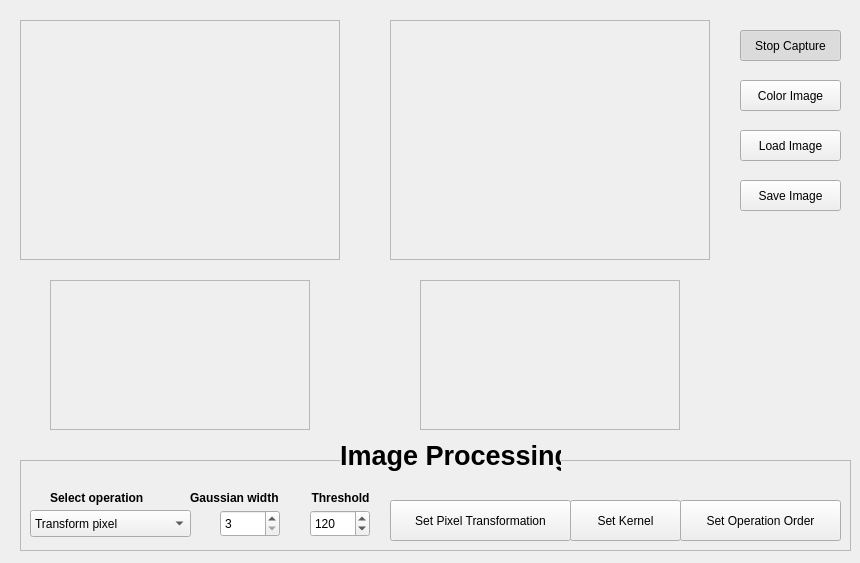
<?xml version="1.0" encoding="UTF-8"?>
<ui version="4.0">
 <class>MainWindow</class>
 <widget class="QWidget" name="MainWindow">
  <property name="geometry">
   <rect>
    <x>0</x>
    <y>0</y>
    <width>860</width>
    <height>563</height>
   </rect>
  </property>
  <property name="windowTitle">
   <string>Proyecto de Visión Artificial</string>
  </property>
  <widget class="QFrame" name="imageFrameS">
   <property name="geometry">
    <rect>
     <x>20</x>
     <y>20</y>
     <width>320</width>
     <height>240</height>
    </rect>
   </property>
   <property name="frameShape">
    <enum>QFrame::StyledPanel</enum>
   </property>
   <property name="frameShadow">
    <enum>QFrame::Raised</enum>
   </property>
  </widget>
  <widget class="QFrame" name="imageFrameD">
   <property name="geometry">
    <rect>
     <x>390</x>
     <y>20</y>
     <width>320</width>
     <height>240</height>
    </rect>
   </property>
   <property name="frameShape">
    <enum>QFrame::StyledPanel</enum>
   </property>
   <property name="frameShadow">
    <enum>QFrame::Raised</enum>
   </property>
  </widget>
  <widget class="QPushButton" name="captureButton">
   <property name="geometry">
    <rect>
     <x>740</x>
     <y>30</y>
     <width>101</width>
     <height>31</height>
    </rect>
   </property>
   <property name="text">
    <string>Stop Capture</string>
   </property>
   <property name="checkable">
    <bool>true</bool>
   </property>
   <property name="checked">
    <bool>true</bool>
   </property>
  </widget>
  <widget class="QPushButton" name="colorButton">
   <property name="geometry">
    <rect>
     <x>740</x>
     <y>80</y>
     <width>101</width>
     <height>31</height>
    </rect>
   </property>
   <property name="text">
    <string>Color Image</string>
   </property>
   <property name="checkable">
    <bool>true</bool>
   </property>
   <property name="checked">
    <bool>false</bool>
   </property>
  </widget>
  <widget class="QPushButton" name="loadButton">
   <property name="geometry">
    <rect>
     <x>740</x>
     <y>130</y>
     <width>101</width>
     <height>31</height>
    </rect>
   </property>
   <property name="text">
    <string>Load Image</string>
   </property>
   <property name="checkable">
    <bool>false</bool>
   </property>
   <property name="checked">
    <bool>false</bool>
   </property>
  </widget>
  <widget class="QFrame" name="processingFrame">
   <property name="geometry">
    <rect>
     <x>20</x>
     <y>460</y>
     <width>831</width>
     <height>91</height>
    </rect>
   </property>
   <property name="frameShape">
    <enum>QFrame::StyledPanel</enum>
   </property>
   <property name="frameShadow">
    <enum>QFrame::Raised</enum>
   </property>
   <widget class="QComboBox" name="operationComboBox">
    <property name="geometry">
     <rect>
      <x>10</x>
      <y>50</y>
      <width>161</width>
      <height>27</height>
     </rect>
    </property>
    <item>
     <property name="text">
      <string>Transform pixel</string>
     </property>
    </item>
    <item>
     <property name="text">
      <string>Thresholding</string>
     </property>
    </item>
    <item>
     <property name="text">
      <string>Equalize</string>
     </property>
    </item>
    <item>
     <property name="text">
      <string>Gaussian Blur</string>
     </property>
    </item>
    <item>
     <property name="text">
      <string>Median Blur</string>
     </property>
    </item>
    <item>
     <property name="text">
      <string>Linear Filter</string>
     </property>
    </item>
    <item>
     <property name="text">
      <string>Dilate</string>
     </property>
    </item>
    <item>
     <property name="text">
      <string>Erode</string>
     </property>
    </item>
    <item>
     <property name="text">
      <string>Apply several...</string>
     </property>
    </item>
    <item>
     <property name="text">
      <string>Cross Dilation</string>
     </property>
    </item>
    <item>
     <property name="text">
      <string>Ellipse Erode</string>
     </property>
    </item>
   </widget>
   <widget class="QLabel" name="operationLabel">
    <property name="geometry">
     <rect>
      <x>30</x>
      <y>30</y>
      <width>121</width>
      <height>17</height>
     </rect>
    </property>
    <property name="text">
     <string>&lt;html&gt;&lt;head/&gt;&lt;body&gt;&lt;p&gt;&lt;span style=&quot; font-weight:600;&quot;&gt;Select operation&lt;/span&gt;&lt;/p&gt;&lt;/body&gt;&lt;/html&gt;</string>
    </property>
   </widget>
   <widget class="QLabel" name="gaussianLabel">
    <property name="geometry">
     <rect>
      <x>170</x>
      <y>30</y>
      <width>111</width>
      <height>17</height>
     </rect>
    </property>
    <property name="text">
     <string>&lt;html&gt;&lt;head/&gt;&lt;body&gt;&lt;p&gt;&lt;span style=&quot; font-weight:600;&quot;&gt;Gaussian width&lt;/span&gt;&lt;/p&gt;&lt;/body&gt;&lt;/html&gt;</string>
    </property>
   </widget>
   <widget class="QSpinBox" name="thresholdSpinBox">
    <property name="geometry">
     <rect>
      <x>290</x>
      <y>50</y>
      <width>60</width>
      <height>27</height>
     </rect>
    </property>
    <property name="maximum">
     <number>255</number>
    </property>
    <property name="value">
     <number>120</number>
    </property>
   </widget>
   <widget class="QLabel" name="gaussianLabel_2">
    <property name="geometry">
     <rect>
      <x>280</x>
      <y>30</y>
      <width>81</width>
      <height>17</height>
     </rect>
    </property>
    <property name="text">
     <string>&lt;html&gt;&lt;head/&gt;&lt;body&gt;&lt;p align=&quot;center&quot;&gt;&lt;span style=&quot; font-weight:600;&quot;&gt;Threshold&lt;/span&gt;&lt;/p&gt;&lt;/body&gt;&lt;/html&gt;</string>
    </property>
   </widget>
   <widget class="QPushButton" name="kernelButton">
    <property name="geometry">
     <rect>
      <x>550</x>
      <y>40</y>
      <width>111</width>
      <height>41</height>
     </rect>
    </property>
    <property name="text">
     <string>Set Kernel</string>
    </property>
   </widget>
   <widget class="QPushButton" name="operOrderButton">
    <property name="geometry">
     <rect>
      <x>660</x>
      <y>40</y>
      <width>161</width>
      <height>41</height>
     </rect>
    </property>
    <property name="text">
     <string>Set Operation Order</string>
    </property>
   </widget>
   <widget class="QPushButton" name="pixelTButton">
    <property name="geometry">
     <rect>
      <x>370</x>
      <y>40</y>
      <width>181</width>
      <height>41</height>
     </rect>
    </property>
    <property name="text">
     <string>Set Pixel Transformation</string>
    </property>
   </widget>
   <widget class="QSpinBox" name="gaussWidthBox">
    <property name="geometry">
     <rect>
      <x>200</x>
      <y>50</y>
      <width>60</width>
      <height>27</height>
     </rect>
    </property>
    <property name="minimum">
     <number>3</number>
    </property>
    <property name="maximum">
     <number>19</number>
    </property>
    <property name="singleStep">
     <number>2</number>
    </property>
    <property name="value">
     <number>3</number>
    </property>
   </widget>
  </widget>
  <widget class="QLabel" name="label">
   <property name="geometry">
    <rect>
     <x>340</x>
     <y>440</y>
     <width>221</width>
     <height>31</height>
    </rect>
   </property>
   <property name="autoFillBackground">
    <bool>true</bool>
   </property>
   <property name="text">
    <string>&lt;html&gt;&lt;head/&gt;&lt;body&gt;&lt;p&gt;&lt;span style=&quot; font-size:20pt; font-weight:600;&quot;&gt;Image Processing&lt;/span&gt;&lt;/p&gt;&lt;/body&gt;&lt;/html&gt;</string>
   </property>
   <property name="textFormat">
    <enum>Qt::RichText</enum>
   </property>
  </widget>
  <widget class="QPushButton" name="saveButton">
   <property name="geometry">
    <rect>
     <x>740</x>
     <y>180</y>
     <width>101</width>
     <height>31</height>
    </rect>
   </property>
   <property name="text">
    <string>Save Image</string>
   </property>
   <property name="checkable">
    <bool>false</bool>
   </property>
   <property name="checked">
    <bool>false</bool>
   </property>
  </widget>
  <widget class="QFrame" name="histoFrameS">
   <property name="geometry">
    <rect>
     <x>50</x>
     <y>280</y>
     <width>260</width>
     <height>150</height>
    </rect>
   </property>
   <property name="frameShape">
    <enum>QFrame::StyledPanel</enum>
   </property>
   <property name="frameShadow">
    <enum>QFrame::Raised</enum>
   </property>
   <property name="lineWidth">
    <number>4</number>
   </property>
  </widget>
  <widget class="QFrame" name="histoFrameD">
   <property name="geometry">
    <rect>
     <x>420</x>
     <y>280</y>
     <width>260</width>
     <height>150</height>
    </rect>
   </property>
   <property name="frameShape">
    <enum>QFrame::StyledPanel</enum>
   </property>
   <property name="frameShadow">
    <enum>QFrame::Raised</enum>
   </property>
   <property name="lineWidth">
    <number>4</number>
   </property>
  </widget>
 </widget>
 <tabstops>
  <tabstop>captureButton</tabstop>
  <tabstop>colorButton</tabstop>
  <tabstop>loadButton</tabstop>
  <tabstop>saveButton</tabstop>
  <tabstop>operationComboBox</tabstop>
  <tabstop>gaussWidthBox</tabstop>
  <tabstop>thresholdSpinBox</tabstop>
  <tabstop>pixelTButton</tabstop>
  <tabstop>kernelButton</tabstop>
  <tabstop>operOrderButton</tabstop>
 </tabstops>
 <resources/>
 <connections/>
</ui>
